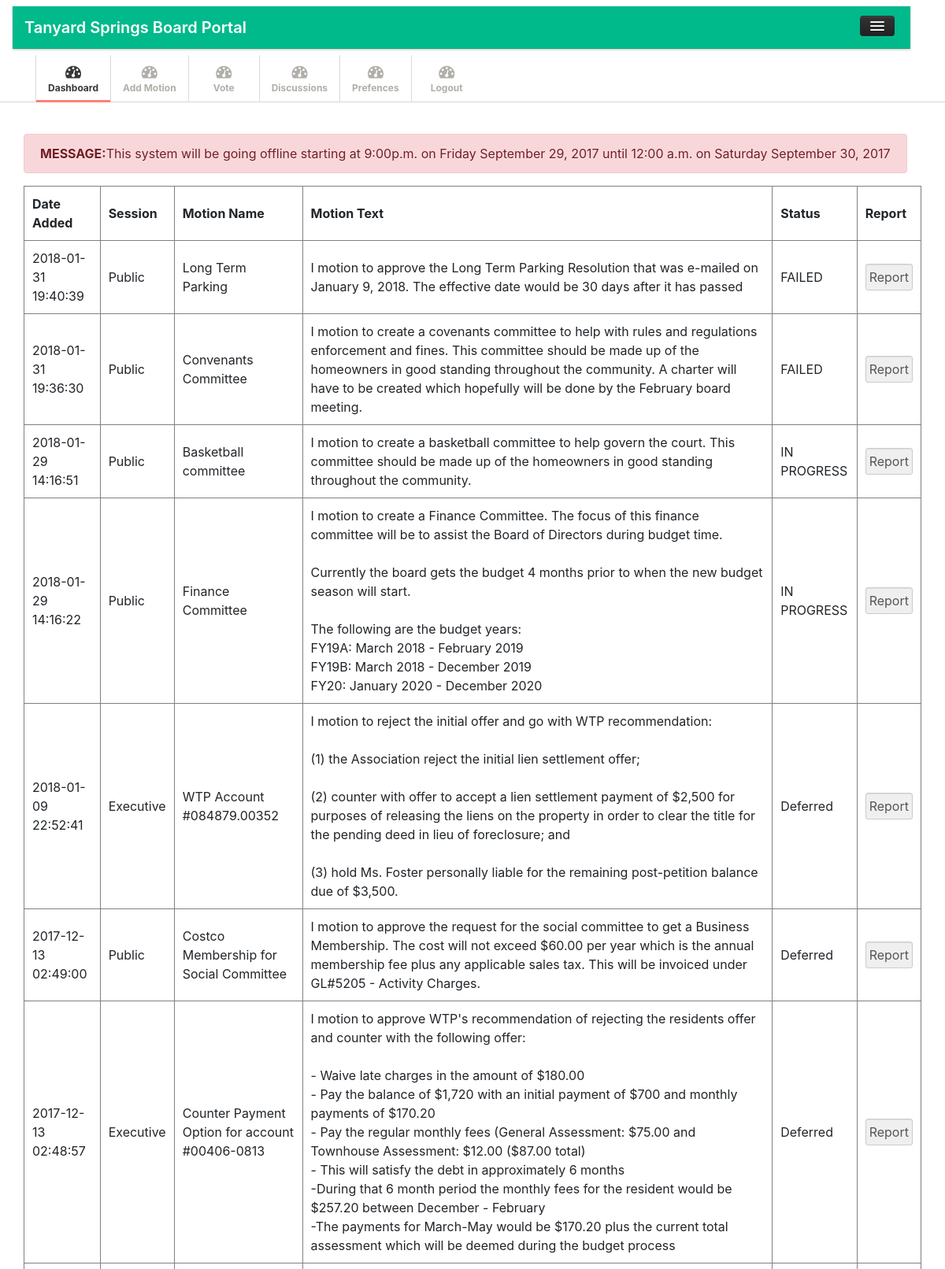
/dashboard.php (signed in, upper part), run on the app's committed database.
### tables this page shows
CREATE TABLE `motions` (
  `motion_id` int(11) NOT NULL AUTO_INCREMENT,
  `Session` varchar(20) NOT NULL,
  `motion_name` varchar(150) NOT NULL,
  `motion_description` varchar(5000) NOT NULL,
  `dateadded` timestamp NULL DEFAULT CURRENT_TIMESTAMP ON UPDATE CURRENT_TIMESTAMP,
  `motion_disposition` varchar(20) DEFAULT NULL,
  `sent` int(1) DEFAULT NULL,
  PRIMARY KEY (`motion_id`)
);

### dashboard.php (the view, shortened to what this page needs)
<!DOCTYPE html>
<html lang="en">
<head>
<link href="css/bootstrap.min.css" rel="stylesheet">
<link href="css/bootstrap-responsive.min.css" rel="stylesheet">
<link href="css/font-awesome.css" rel="stylesheet">
<link href="css/style.css" rel="stylesheet">
<link href="css/pages/dashboard.css" rel="stylesheet">
<link rel="stylesheet" href="https://maxcdn.bootstrapcdn.com/bootstrap/4.0.0-alpha.6/css/bootstrap.min.css">
</head>
<body>
<div class="navbar navbar-fixed-top">
  <div class="navbar-inner">
    <div class="container"> <a class="btn btn-navbar" data-toggle="collapse" data-target=".nav-collapse"><span
                    class="icon-bar"></span><span class="icon-bar"></span><span class="icon-bar"></span> </a><a class="brand" href="index.php">Tanyard Springs Board Portal</a>
    </div>
  </div>
</div>
<div class="subnavbar">
  <div class="subnavbar-inner">
    <div class="container">
      <ul class="mainnav">
        <li class="active"><a href="dashboard.php"><i class="icon-dashboard"></i><span>Dashboard</span> </a> </li>
	<li> <a href ="add.php"><i class ="icon-dashboard"></i><span>Add Motion</span></a></li>
	<li><a href="vote.php"><i class ="icon-dashboard"></i><span>Vote</span></a></li>
	<li><a href="discussions.php"><i class ="icon-dashboard"></i><span>Discussions</span></a></li>
	<li><a href="userprefs.php"><i class ="icon-dashboard"></i><span>Prefences</span></a></li>
         <li><a href="logout.php"><i class="icon-dashboard"></i><span>Logout</span></a> </li>
      </ul>
    </div>
  </div>
</div>
<div class="main">
  <div class="main-inner">
    <div class="container">
      <div class="row">
	      <div class="alert alert-danger" role="alert">
  		<strong>MESSAGE:</strong>This system will be going offline starting at 9:00p.m. on Friday September 29, 2017 until 12:00 a.m. on Saturday September 30, 2017
	      </div>
	<table border="1" width="100%" cellpadding="10">
		<tr>
			<th>Date Added</th>
			<th>Session</th>
			<th>Motion Name</th>
			<th>Motion Text</th>
			<th>Status</th>
			<th>Report</th>
		</tr>
        <?php
		include_once ('include/db-config.php');
		$motions=$db_con->prepare(
			"select * from motions ORDER BY dateadded desc;");
		$motions->execute();
		while ( $row = $motions->fetch(PDO::FETCH_ASSOC))
		{ ?>
		<form id="report" name="report" action="report.php" method="POST">
		<tr>
			<td><?php echo $row['dateadded']; ?> </td>
			<td><?php echo $row['Session']; ?> </td>
			<td><?php echo $row['motion_name']; ?> </td>
			<td><?php echo $row['motion_description']; ?> </td>
			<td><?php echo $row['motion_disposition']; ?> </td>
			<td><input type="Submit" name="Submit" value="Report"></td>
		</tr>
		</form>
		<?php } ?>
	</table>
	      <br />
	      <br />
      </div>
    </div>
  </div>
</div>
</body>
</html>

### css/style.css (style rules this page uses)
body { background: #f9f6f1; font: 13px/1.7em 'Open Sans'; }
input, button, select, textarea { font-family: 'Open Sans'; }
.navbar .container { position: relative; }
.navbar-inner { padding: 7px 0; background: #00ba8b !important; -moz-border-radius: 0; -webkit-border-radius: 0; border-radius: 0; }
.navbar-fixed-top { position: static; }
.navbar .brand { font-weight: 600; position: relative; top: 2px; }
.subnavbar { margin-bottom: 2.5em; }
.subnavbar-inner { height: 60px; background: #fff; border-bottom: 1px solid #d6d6d6; }
.subnavbar .container > ul { display: inline-block; height: 80px; padding: 0; margin: 0; }
.subnavbar .container > ul > li { float: left; min-width: 90px; height: 60px; padding: 0; margin: 0; text-align: center; list-style: none; border-left: 1px solid #d9d9d9; }
.subnavbar .container > ul > li > a { display: block; height: 100%; padding: 0 15px; font-size: 12px; font-weight: bold; color: #b2afaa; }
.subnavbar .container > ul > li > a > i { display: inline-block; width: 24px; height: 24px; margin-top: 11px; margin-bottom: -3px; font-size: 20px; }
.subnavbar .container > ul > li > a > span { display: block; }
.subnavbar .container > ul > li.active > a { border-bottom:3px solid #ff7f74; color: #383838; }
.main { padding-bottom: 2em; border-bottom: 1px solid #000; }

### data on the page
motions: dateadded "2018-01-31 19:40:39", Session "Public", motion_name "Long Term Parking", motion_description "I motion to approve the Long Term Parking Resolution that was e-mailed on January 9, 2018. The effective date would be 30 days after it has passed", motion_disposition "FAILED"
motions: dateadded "2018-01-31 19:36:30", Session "Public", motion_name "Convenants Committee", motion_description "I motion to create a covenants committee to help with rules and regulations enforcement and fines. This committee should be made up of the homeowners in good standing throughout the community. A charter will have to be created which hopefully will be done by the February board meeting.", motion_disposition "FAILED"
motions: dateadded "2018-01-29 14:16:51", Session "Public", motion_name "Basketball committee", motion_description "I motion to create a basketball committee to help govern the court. This committee should be made up of the homeowners in good standing throughout the community.", motion_disposition "IN PROGRESS"
motions: dateadded "2018-01-29 14:16:22", Session "Public", motion_name "Finance Committee", motion_description "I motion to create a Finance Committee. The focus of this finance committee will be to assist the Board of Directors during budget time. Currently the board gets the budget 4 months prior to when the new budget season will start. The following are the budget years: FY19A: March 2018 - February 2019 FY19B: March 2018 - December 2019 FY20: January 2020 - December 2020", motion_disposition "IN PROGRESS"
motions: dateadded "2018-01-09 22:52:41", Session "Executive", motion_name "WTP Account #084879.00352", motion_description "I motion to reject the initial offer and go with WTP recommendation: (1) the Association reject the initial lien settlement offer; (2) counter with offer to accept a lien settlement payment of $2,500 for purposes of releasing the liens on the property in order to clear the title for the pending deed in lieu of foreclosure; and (3) hold Ms. Foster personally liable for the remaining post-petition balance due of $3,500.", motion_disposition "Deferred"
motions: dateadded "2017-12-13 02:49:00", Session "Public", motion_name "Costco Membership for Social Committee", motion_description "I motion to approve the request for the social committee to get a Business Membership. The cost will not exceed $60.00 per year which is the annual membership fee plus any applicable sales tax. This will be invoiced under GL#5205 - Activity Charges.", motion_disposition "Deferred"
motions: dateadded "2017-12-13 02:48:57", Session "Executive", motion_name "Counter Payment Option for account #00406-0813", motion_description "I motion to approve WTP's recommendation of rejecting the residents offer and counter with the following offer: - Waive late charges in the amount of $180.00 - Pay the balance of $1,720 with an initial payment of $700 and monthly payments of $170.20 - Pay the regular monthly fees (General Assessment: $75.00 and Townhouse Assessment: $12.00 ($87.00 total) - This will satisfy the debt in approximately 6 months -During that 6 month period the monthly fees for the resident would be $257.20 between December - February -The payments for March-May would be $170.20 plus the current total assessment which will be deemed during the budget process", motion_disposition "Deferred"
